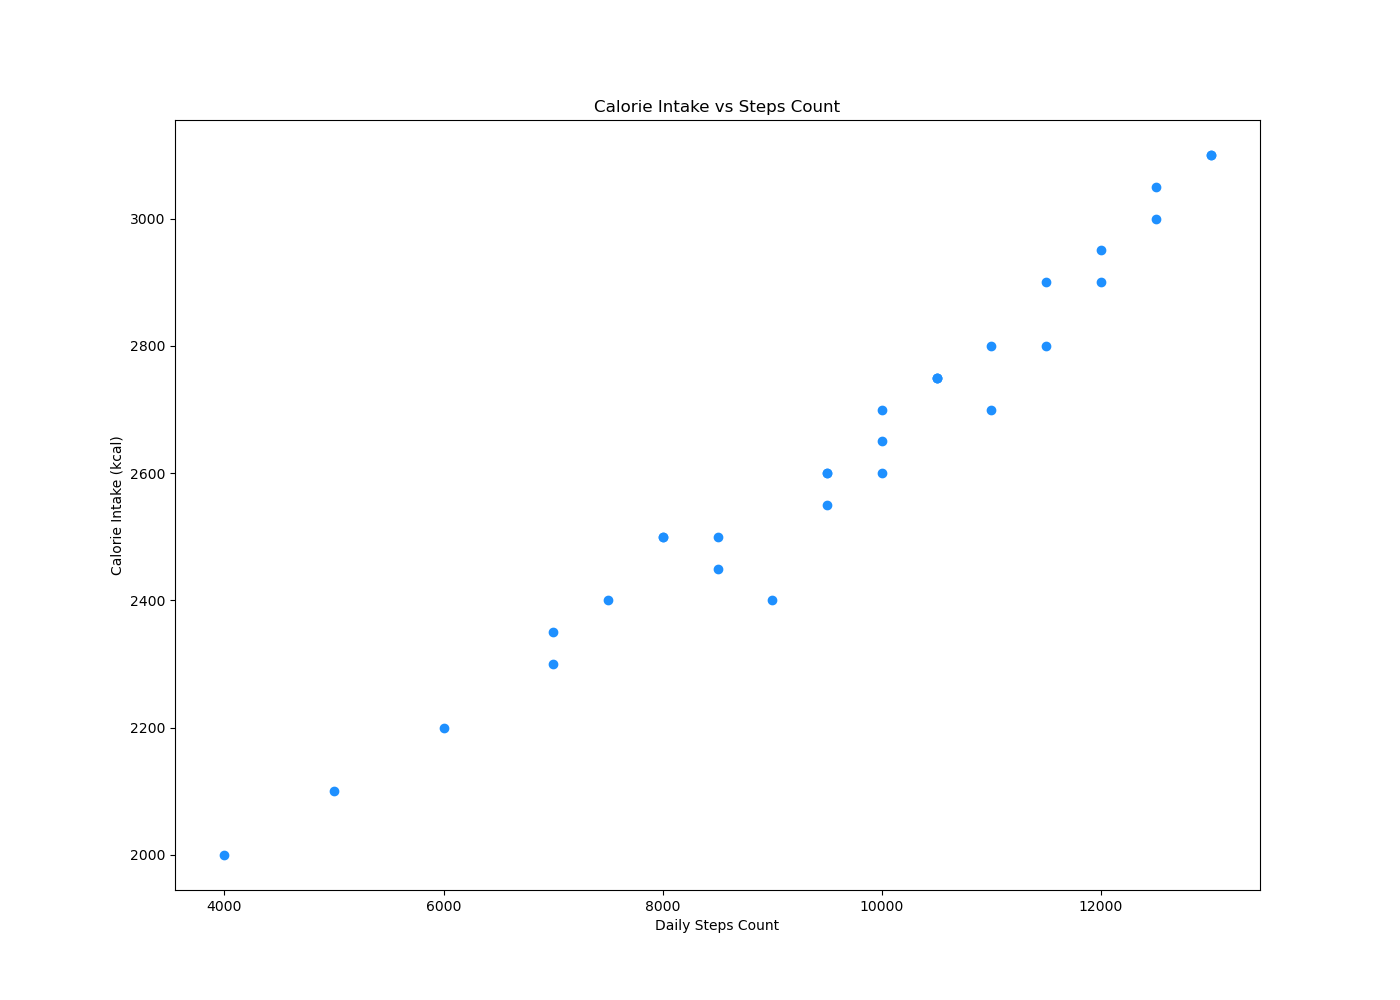

Generate this figure with Python:

import matplotlib.pyplot as plt

# Define the data for the scatterplot
days = list(range(1, 31))
steps_count = [4000, 6000, 8000, 7000, 5000, 10000, 9000, 11000, 9500, 10500, 11500, 8500, 12000, 12500, 13000,
               7000, 7500, 8000, 9500, 10000, 8500, 10500, 11000, 9500, 10000, 10500, 11500, 12000, 12500, 13000]
calorie_intake = [2000, 2200, 2500, 2300, 2100, 2600, 2400, 2700, 2550, 2750, 2800, 2450, 2900, 3000, 3100,
                  2350, 2400, 2500, 2600, 2650, 2500, 2750, 2800, 2600, 2700, 2750, 2900, 2950, 3050, 3100]

# Create the scatterplot
plt.figure(figsize=(14, 10))  # Change width and height of the chart reasonably
plt.scatter(steps_count, calorie_intake, color='#1E90FF')  # Modify the color scheme using a specific color code

# Apply labels and a title to the scatterplot
plt.xlabel('Daily Steps Count')
plt.ylabel('Calorie Intake (kcal)')
plt.title('Calorie Intake vs Steps Count')

# Display the scatterplot
plt.show()
